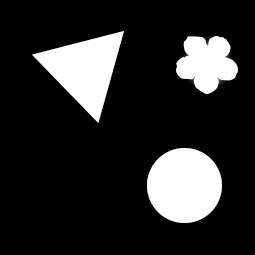
#> input picture input_image.png, 255 x 255 px
$ python 11-1.py
#> lines starting #> are read from the running program, lines starting #| are printed output that depends on the picture; after the words box and inside, x2 and y2 are one past the last pixel; in counts of white or black regions, pixels touching at a corner belong together
#> further down, src is the input picture: shape (255, 255); min 0, max 255, mean 42.4
import cv2
import os
import numpy as np


def calculate_ManhattanDistanceMap(img):
    height, width = img.shape
#> height = 255; width = 255
    dist_map=np.zeros((height,width),np.uint8)### Define the uint8 array dist_map filled by zeros as same size as img. ###
    for i in range(height):
        for j in range(width):
            if img[i][j] > 0:
                dist_map[i][j] = 255    # Set a large distance value once where the pixels exist.
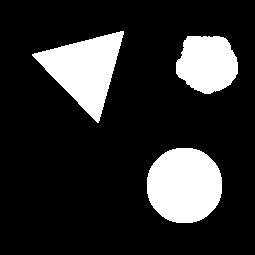
#> dist_map: shape (255, 255); 17.6% white; 3 white regions, box (x1, y1, x2, y2) and area: (147, 148, 222, 223) 4541, (32, 31, 124, 123) 4098, (176, 36, 238, 94) 2808

    for i in range(1, height):
        for j in range(1, width):
            val = min(dist_map[i][j], dist_map[i-1][j]+1,dist_map[i][j-1]+1)### Let VAL be the minimum value among (the value next to left) + 1, (the value of below) + 1 and oneself. ###
            dist_map[i][j] = val
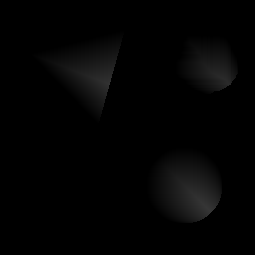
#> dist_map: shape (255, 255); 17.6% of pixels changed, all inside (x1, y1, x2, y2) = (32, 31, 238, 223)

    for i in range(height-2, 0, -1):
        for j in range(width-2, 0, -1):
            val = min(dist_map[i][j], dist_map[i+1][j]+1,dist_map[i][j+1]+1)### Let VAL be the minimum value among (the value next to right) + 1, (the value of above) + 1 and oneself. ###
            dist_map[i][j] = val
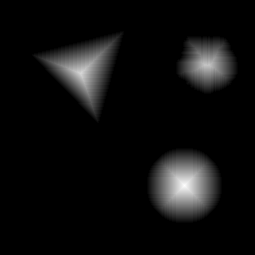
#> dist_map: shape (255, 255); 7.88% of pixels changed, all inside (x1, y1, x2, y2) = (81, 32, 238, 223); drawn with min black and max white

    return dist_map

src = cv2.imread(os.path.dirname(os.path.abspath(__file__))+"/input_image.png", cv2.IMREAD_GRAYSCALE)		# Load an image

dist_map = calculate_ManhattanDistanceMap(src)
dist_map_norm = np.uint8(dist_map/np.amax(dist_map)*255)    # Normalize dist_map to confirm it easily.

cv2.imshow("src", src)
cv2.imshow("distance map", dist_map)
cv2.imshow("normalized distance map", dist_map_norm)

k = cv2.waitKey(0)
#> (key q is pressed here)
if k == ord('q'):				# When the Q key is pressed, it's done.
    cv2.imwrite(os.path.dirname(os.path.abspath(__file__))+"/11-1_distance_map.bmp", dist_map)
    cv2.imwrite(os.path.dirname(os.path.abspath(__file__))+"/11-1_distance_map_norm.bmp", dist_map_norm)
    cv2.destroyAllWindows()
